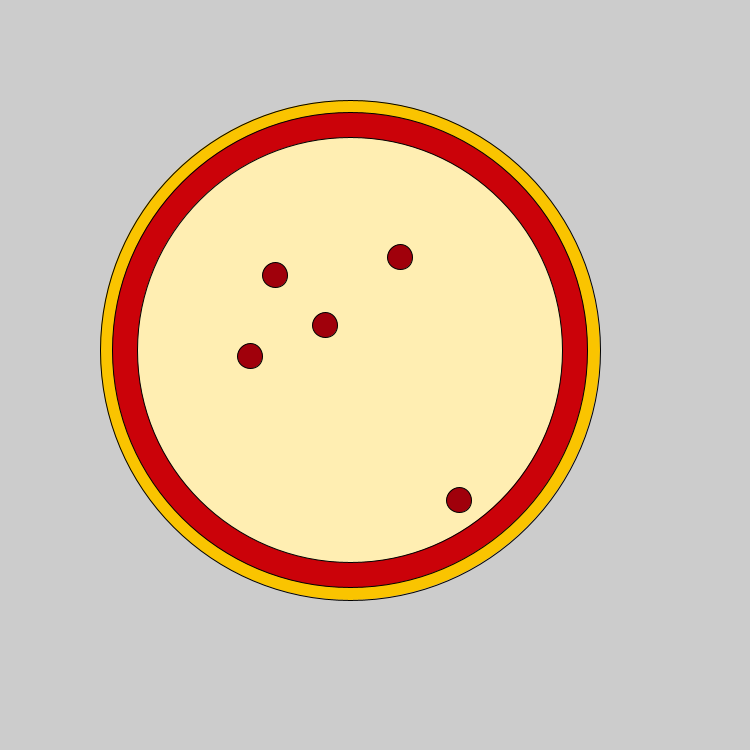
Frame 1 (no input)
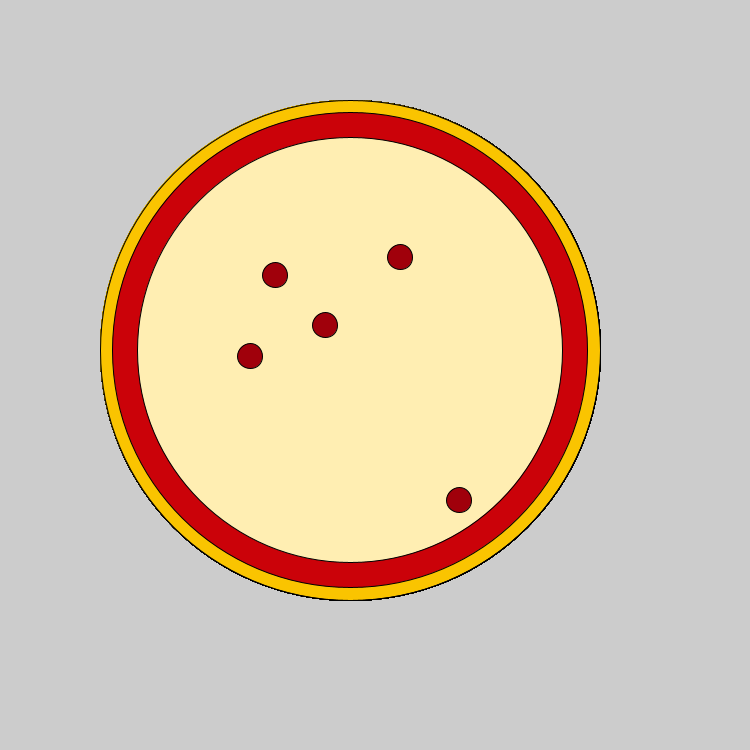
Frame 60 (the mouse pressed at the canvas centre just before this capture)
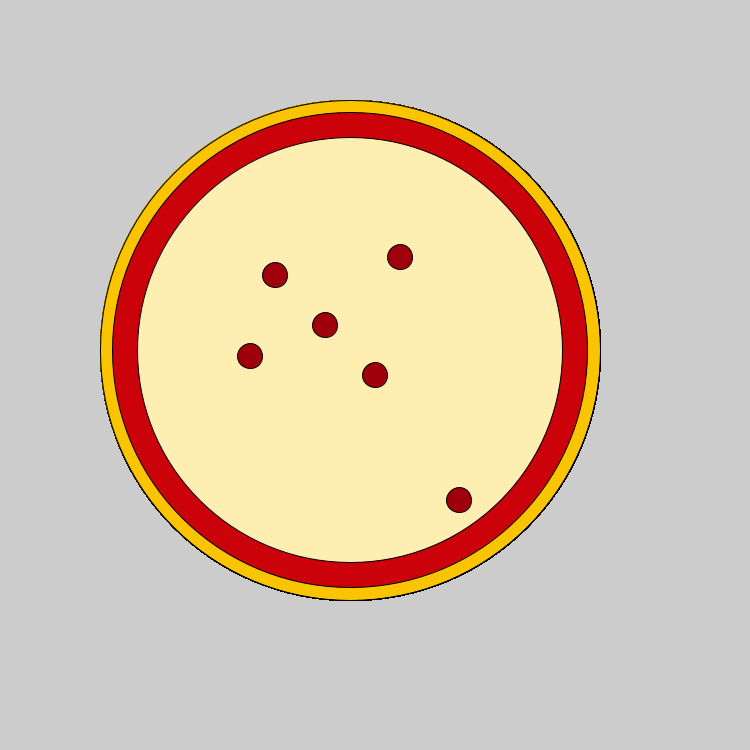
Frame 120 (the mouse held since frame 60 and released just before this capture)

The Processing sketch that drew these frames (run headless with seeded random() and noise(); from frame 60 on, the mouse is pressed at the canvas centre):

// Processing sketch: pizza_
// ── pizza_.pde
void setup(){
size(750,750);
}
  void draw(){
  fill(#FAC400);
  ellipse(350,350,500,500);
  fill(#CB0209);
  ellipse(350,350,475,475);
  fill(#FFEEB2);
  ellipse(350,350,425,425);
  fill(#A0000B);
  ellipse(325,325,25,25);
  ellipse(275,275,25,25);
  ellipse(250,356,25,25);
  ellipse(400,257,25,25);
  ellipse(459,500,25,25);
  if(mousePressed){
      ellipse(mouseX,mouseY,25,25);
  }
  
  
  
  
  
  
  
  
  
  
  
  
  
  
  
  
  
  
  
  
  
  
  
  
}
